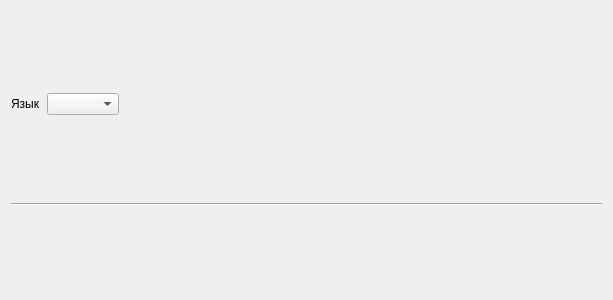
<?xml version="1.0" encoding="UTF-8"?>
<ui version="4.0">
 <class>MainWidget</class>
 <widget class="QWidget" name="MainWidget">
  <property name="geometry">
   <rect>
    <x>0</x>
    <y>0</y>
    <width>613</width>
    <height>300</height>
   </rect>
  </property>
  <property name="windowTitle">
   <string>Form</string>
  </property>
  <layout class="QGridLayout" name="gridLayout">
   <item row="2" column="0">
    <layout class="QHBoxLayout" name="hlayout"/>
   </item>
   <item row="0" column="0">
    <layout class="QHBoxLayout" name="horizontalLayout_2">
     <item>
      <widget class="QLabel" name="label">
       <property name="text">
        <string>Язык</string>
       </property>
      </widget>
     </item>
     <item>
      <widget class="QComboBox" name="langs_combo"/>
     </item>
     <item>
      <spacer name="horizontalSpacer">
       <property name="orientation">
        <enum>Qt::Horizontal</enum>
       </property>
       <property name="sizeHint" stdset="0">
        <size>
         <width>40</width>
         <height>20</height>
        </size>
       </property>
      </spacer>
     </item>
    </layout>
   </item>
   <item row="1" column="0">
    <widget class="Line" name="line">
     <property name="orientation">
      <enum>Qt::Horizontal</enum>
     </property>
    </widget>
   </item>
  </layout>
 </widget>
 <resources/>
 <connections/>
</ui>
